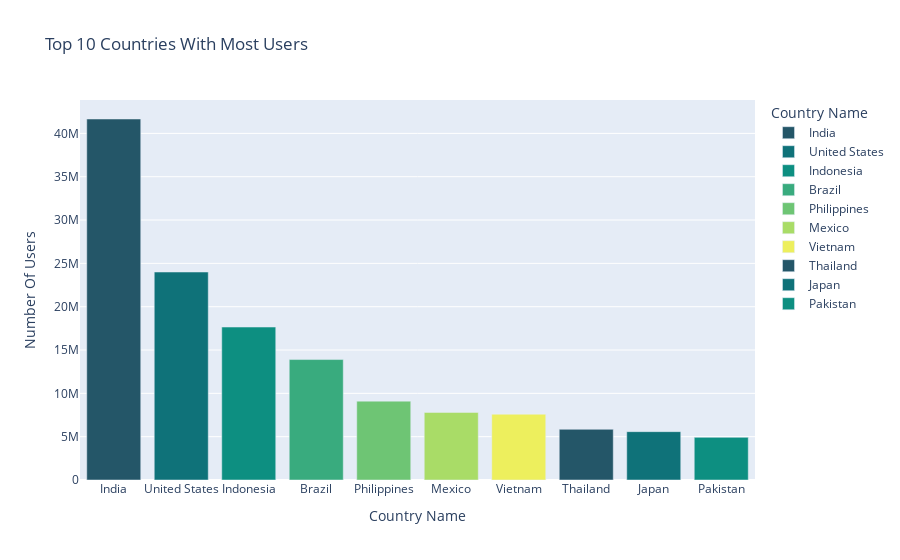

Notebook source saved alongside this figure:
### Markdown cell above
Data Visualization

### Code cell
#Top 10 Countries with most users
top_10_most_users_coutry = px.bar(
    data.head(10) ,
    x="Name",
    y="Users",
    color= "Name", #Used for the purpose of legends
    color_discrete_sequence=px.colors.sequential.Aggrnyl,
    title= "Top 10 Countries With Most Users" ,
    labels={
    'Name' : "Country Name" , 
    "Users" : "Number Of Users"
    }
)
top_10_most_users_coutry

### Figure 1 — Plotly figure (JSON) as saved in the notebook; plotly's stock layout.template omitted (floating-point values rounded to 4 significant figures)
{"data": [{"alignmentgroup": "True", "hovertemplate": "Country Name=%{x}<br>Number Of Users=%{y}<extra></extra>", "legendgroup": "India", "marker": {"color": "rgb(36, 86, 104)", "pattern": {"shape": ""}}, "name": "India", "offsetgroup": "India", "orientation": "v", "showlegend": true, "textposition": "auto", "type": "bar", "x": ["India"], "xaxis": "x", "y": [41660000], "yaxis": "y"}, {"alignmentgroup": "True", "hovertemplate": "Country Name=%{x}<br>Number Of Users=%{y}<extra></extra>", "legendgroup": "United States", "marker": {"color": "rgb(15, 114, 121)", "pattern": {"shape": ""}}, "name": "United States", "offsetgroup": "United States", "orientation": "v", "showlegend": true, "textposition": "auto", "type": "bar", "x": ["United States"], "xaxis": "x", "y": [24000000], "yaxis": "y"}, {"alignmentgroup": "True", "hovertemplate": "Country Name=%{x}<br>Number Of Users=%{y}<extra></extra>", "legendgroup": "Indonesia", "marker": {"color": "rgb(13, 143, 129)", "pattern": {"shape": ""}}, "name": "Indonesia", "offsetgroup": "Indonesia", "orientation": "v", "showlegend": true, "textposition": "auto", "type": "bar", "x": ["Indonesia"], "xaxis": "x", "y": [17650000], "yaxis": "y"}, {"alignmentgroup": "True", "hovertemplate": "Country Name=%{x}<br>Number Of Users=%{y}<extra></extra>", "legendgroup": "Brazil", "marker": {"color": "rgb(57, 171, 126)", "pattern": {"shape": ""}}, "name": "Brazil", "offsetgroup": "Brazil", "orientation": "v", "showlegend": true, "textposition": "auto", "type": "bar", "x": ["Brazil"], "xaxis": "x", "y": [13900000], "yaxis": "y"}, {"alignmentgroup": "True", "hovertemplate": "Country Name=%{x}<br>Number Of Users=%{y}<extra></extra>", "legendgroup": "Philippines", "marker": {"color": "rgb(110, 197, 116)", "pattern": {"shape": ""}}, "name": "Philippines", "offsetgroup": "Philippines", "orientation": "v", "showlegend": true, "textposition": "auto", "type": "bar", "x": ["Philippines"], "xaxis": "x", "y": [9100000], "yaxis": "y"}, {"alignmentgroup": "True", "hovertemplate": "Country Name=%{x}<br>Number Of Users=%{y}<extra></extra>", "legendgroup": "Mexico", "marker": {"color": "rgb(169, 220, 103)", "pattern": {"shape": ""}}, "name": "Mexico", "offsetgroup": "Mexico", "orientation": "v", "showlegend": true, "textposition": "auto", "type": "bar", "x": ["Mexico"], "xaxis": "x", "y": [7800000], "yaxis": "y"}, {"alignmentgroup": "True", "hovertemplate": "Country Name=%{x}<br>Number Of Users=%{y}<extra></extra>", "legendgroup": "Vietnam", "marker": {"color": "rgb(237, 239, 93)", "pattern": {"shape": ""}}, "name": "Vietnam", "offsetgroup": "Vietnam", "orientation": "v", "showlegend": true, "textposition": "auto", "type": "bar", "x": ["Vietnam"], "xaxis": "x", "y": [7590000.0], "yaxis": "y"}, {"alignmentgroup": "True", "hovertemplate": "Country Name=%{x}<br>Number Of Users=%{y}<extra></extra>", "legendgroup": "Thailand", "marker": {"color": "rgb(36, 86, 104)", "pattern": {"shape": ""}}, "name": "Thailand", "offsetgroup": "Thailand", "orientation": "v", "showlegend": true, "textposition": "auto", "type": "bar", "x": ["Thailand"], "xaxis": "x", "y": [5850000], "yaxis": "y"}, {"alignmentgroup": "True", "hovertemplate": "Country Name=%{x}<br>Number Of Users=%{y}<extra></extra>", "legendgroup": "Japan", "marker": {"color": "rgb(15, 114, 121)", "pattern": {"shape": ""}}, "name": "Japan", "offsetgroup": "Japan", "orientation": "v", "showlegend": true, "textposition": "auto", "type": "bar", "x": ["Japan"], "xaxis": "x", "y": [5580000], "yaxis": "y"}, {"alignmentgroup": "True", "hovertemplate": "Country Name=%{x}<br>Number Of Users=%{y}<extra></extra>", "legendgroup": "Pakistan", "marker": {"color": "rgb(13, 143, 129)", "pattern": {"shape": ""}}, "name": "Pakistan", "offsetgroup": "Pakistan", "orientation": "v", "showlegend": true, "textposition": "auto", "type": "bar", "x": ["Pakistan"], "xaxis": "x", "y": [4920000], "yaxis": "y"}], "layout": {"barmode": "relative", "legend": {"title": {"text": "Country Name"}, "tracegroupgap": 0}, "title": {"text": "Top 10 Countries With Most Users"}, "xaxis": {"anchor": "y", "categoryarray": ["India", "United States", "Indonesia", "Brazil", "Philippines", "Mexico", "Vietnam", "Thailand", "Japan", "Pakistan"], "categoryorder": "array", "domain": [0, 1], "title": {"text": "Country Name"}}, "yaxis": {"anchor": "x", "domain": [0, 1], "title": {"text": "Number Of Users"}}}}
